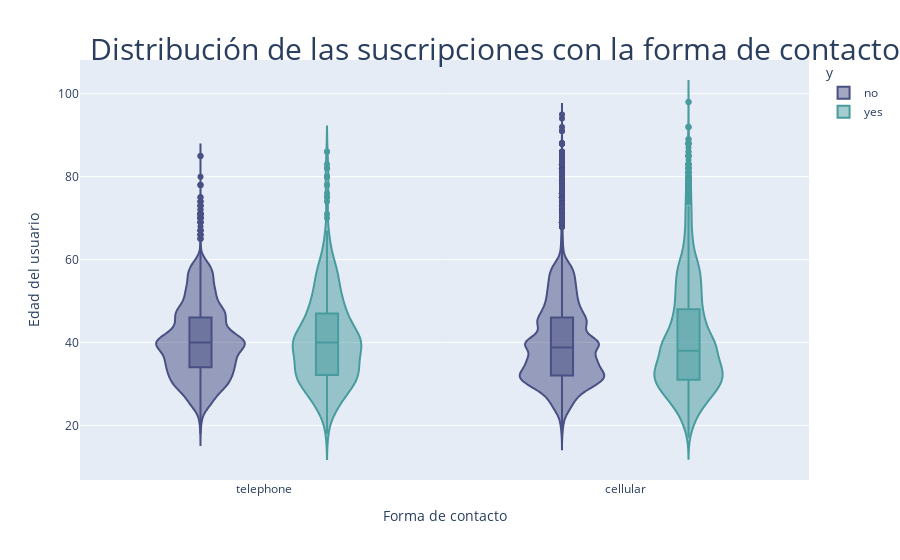

The code cell stored with this chart in its notebook:
### Markdown cell above
2.2.8. Crea un violinplot con la distribución de la forma de contacto ‘contact’, la edad ‘age’ y la suscripción ‘y’

### Code cell
fig= px.violin(
    bank,
    y='age', x='contact', color= 'y', box= True,
    color_discrete_map = {'yes':'#489C9E','no':'#495084'},
                labels = dict(age = 'Edad del usuario',
													 contact = 'Forma de contacto'),)
fig.update_layout(title = dict(text = "Distribución de las suscripciones con la forma de contacto y la edad.", 
															 font = dict(size = 30),
															 automargin = True,
															 yref = 'paper',
															 x = 0.1,
															 y = 1))

fig.show()

### Figure 1 — Plotly figure (JSON) as saved in the notebook; plotly's stock layout.template omitted (floating-point values rounded to 4 significant figures; data arrays with more than 128 entries replaced by an {"elided": "..."} marker saying what was removed)
{"data": [{"alignmentgroup": "True", "box": {"visible": true}, "hovertemplate": "y=no<br>Forma de contacto=%{x}<br>Edad del usuario=%{y}<extra></extra>", "legendgroup": "no", "marker": {"color": "#495084"}, "name": "no", "offsetgroup": "no", "orientation": "v", "scalegroup": "True", "showlegend": true, "type": "violin", "x": {"elided": "38156 str values"}, "x0": " ", "xaxis": "x", "y": {"elided": "38156 float values"}, "y0": " ", "yaxis": "y"}, {"alignmentgroup": "True", "box": {"visible": true}, "hovertemplate": "y=yes<br>Forma de contacto=%{x}<br>Edad del usuario=%{y}<extra></extra>", "legendgroup": "yes", "marker": {"color": "#489C9E"}, "name": "yes", "offsetgroup": "yes", "orientation": "v", "scalegroup": "True", "showlegend": true, "type": "violin", "x": {"elided": "4844 str values"}, "x0": " ", "xaxis": "x", "y": {"elided": "4844 float values"}, "y0": " ", "yaxis": "y"}], "layout": {"legend": {"title": {"text": "y"}, "tracegroupgap": 0}, "margin": {"t": 60}, "title": {"automargin": true, "font": {"size": 30}, "text": "Distribución de las suscripciones con la forma de contacto y la edad.", "x": 0.1, "y": 1, "yref": "paper"}, "violinmode": "group", "xaxis": {"anchor": "y", "domain": [0, 1], "title": {"text": "Forma de contacto"}}, "yaxis": {"anchor": "x", "domain": [0, 1], "title": {"text": "Edad del usuario"}}}}
